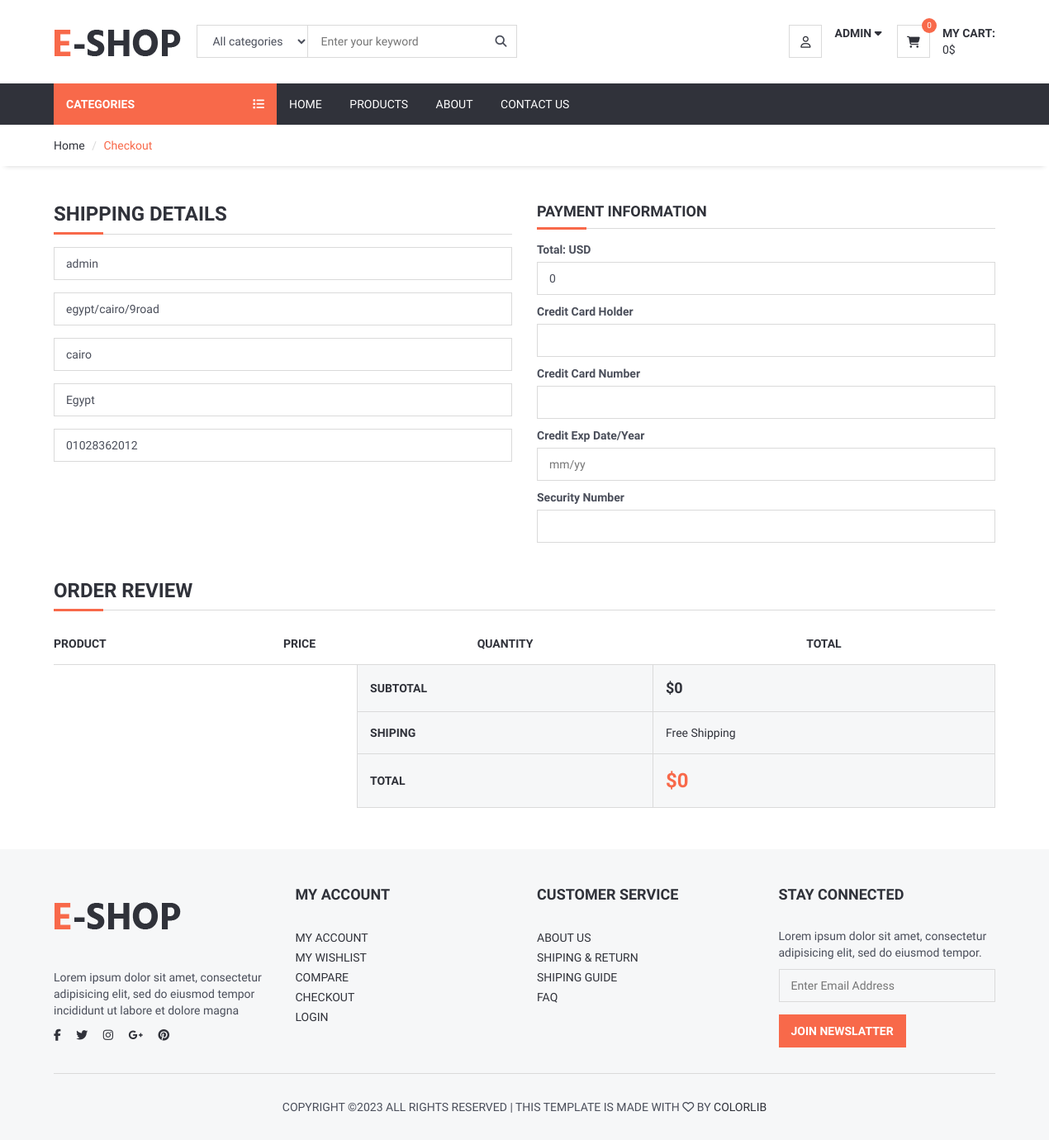
The page /order/checkout (signed in) on the database as committed earlier.
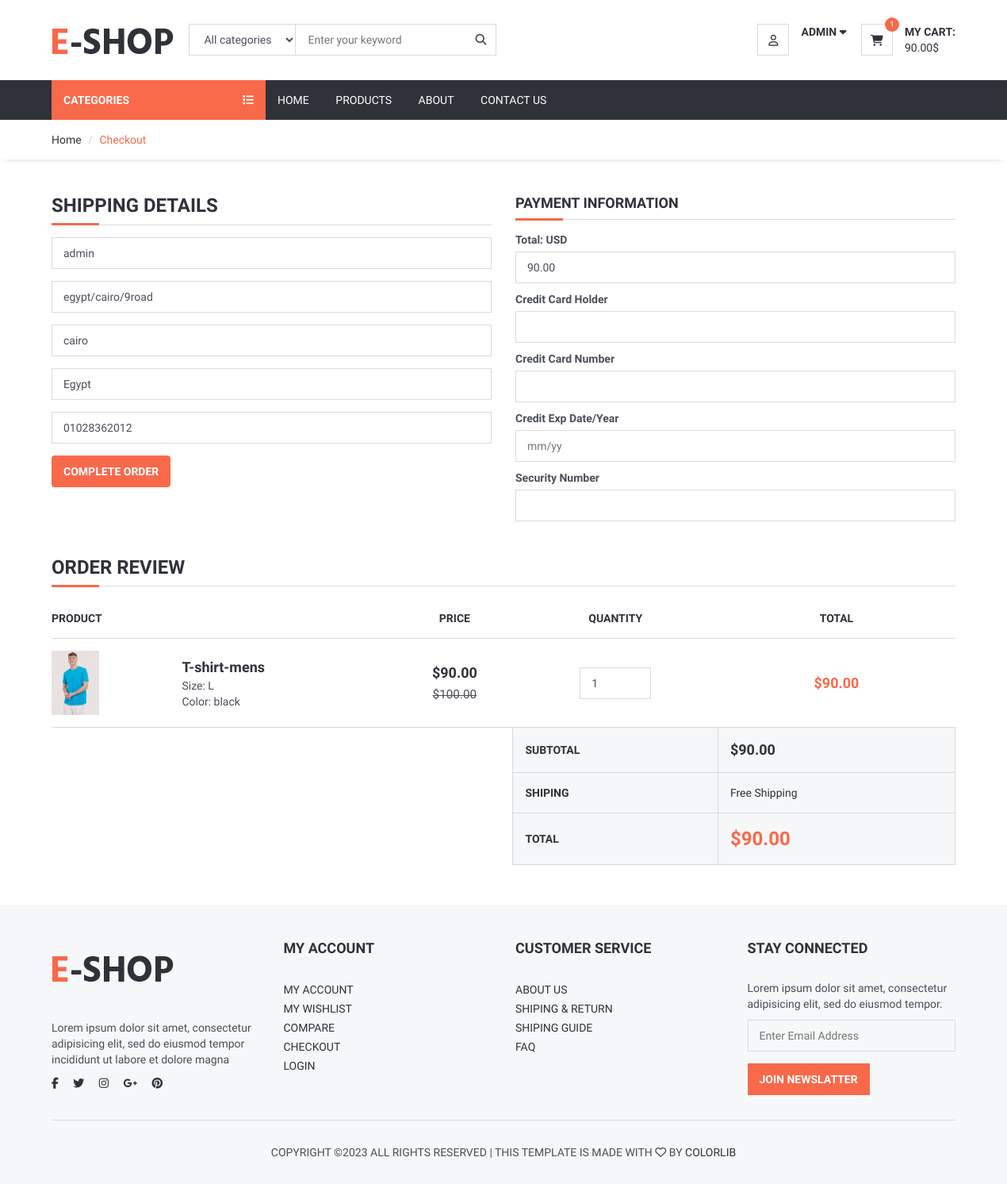
The same page on the database as committed later.
### shop/models.py (models this page shows, shortened)
class ProductImages(models.Model):
    product=models.ForeignKey(Product,on_delete=models.CASCADE ,related_name='productImage')
    image=models.ImageField(upload_to='product_images/' ,null=True , blank=True)

class ShopCart(models.Model):
    CHOICES=(
        ('pending','pending'),
        ('orderd','orderd')
    )
    user=models.ForeignKey(User, on_delete=models.CASCADE)
    product=models.ForeignKey(Product, on_delete=models.CASCADE,related_name='productCart')
    quantity=models.IntegerField(default=1, blank=True)
    variant=models.ForeignKey(Variant , on_delete=models.CASCADE, null=True , blank=True)
    date_created=models.DateTimeField(auto_now_add=True)
    date_updated=models.DateTimeField(auto_now=True)
    status=models.CharField(max_length=50 , choices=CHOICES, default='pending')
    @property
    def get_discount_price(self):
        total= self.product.get_total * self.quantity
        return total

class Product(models.Model):
    category = models.ForeignKey(Category, on_delete=models.CASCADE , related_name='product') #many to one relation with Category
    name = models.CharField(max_length=150)
    description = models.TextField(max_length=255, null=True , blank=True)
    price = models.DecimalField(max_digits=12, decimal_places=2,default=0)
    amount=models.IntegerField(default=0)
    discount=models.IntegerField()
    brand = models.CharField(max_length=150, null=True , blank=True)
    wishlist=models.ManyToManyField(User , related_name='productFav')
    slug = models.SlugField(null=True , blank=True)
    status=models.BooleanField(default=True)
    date_created=models.DateTimeField(auto_now_add=True)
    date_updated=models.DateTimeField(auto_now=True)
    class Meta:
        unique_together = ('name','slug')
        ordering=['-price']
    @property
    def get_total(self):
        total=self.price-(self.price * self.discount/100)
        return round(total,2)
    def __str__(self):
        return self.name

class Variant(models.Model):
    product=models.ForeignKey(Product,  on_delete=models.CASCADE,related_name='variant')
    size=models.ForeignKey(Size,  on_delete=models.CASCADE)
    color=models.ForeignKey(Color,  on_delete=models.CASCADE)
    image=models.ImageField(upload_to='variant_images' , null=True , blank=True)

class Size(models.Model):
    name=models.CharField(max_length=50)
    def __str__(self):
        return self.name

class Color(models.Model):
    name=models.CharField(max_length=50)
    code=models.CharField(max_length=150 , null=True , blank=True)
    def __str__(self):
        return self.name

### order/views.py (the view)
# urls.py: path('checkout',views.checkout, name='checkout'),
@login_required(login_url='login_page')
def checkout(request):
    carts=ShopCart.objects.filter(user=request.user,status='pending')
    profile=Profile.objects.get(user=request.user)
    if request.method=='POST':
        form=OrderForm(request.POST)
        if form.is_valid():
            data=Order()
            data.user=request.user
            data.name=form.cleaned_data['name']
            data.address=form.cleaned_data['address']
            data.city=form.cleaned_data['city']
            data.country=form.cleaned_data['country']
            data.phone=form.cleaned_data['phone']
            total=0
            for item in carts:
                if item.product.discount:
                    total+=item.get_discount_price
                else:
                    total+= item.get_price
            data.total=total
            data.code=get_random_string(5).upper()
            data.save()
            for cart in carts:
                data2=OrderProduct()
                data2.order=data
                data2.user=request.user
                data2.product=cart.product
                data2.quantity=cart.quantity
                if cart.variant:
                    data2.variant=cart.variant
                if cart.product.discount:
                    data2.price=cart.get_discount_price
                else:
                    data2.price=cart.get_price
                cart.status='orderd'
                cart.save()
                data2.save()
            return redirect('checkout')
        else:
            messages.warning(request , form.error)
    else:
        form=OrderForm()
    context={
        'profile':profile,
    }
    return render(request , 'checkout.html',context)

### shop/cart_context_processor.py (called while the page is built)
def get_cart(request):
    try:
        carts=ShopCart.objects.filter(user=request.user,status='pending')
        total=0
        total_quantity=0
        for item in carts:
            if item.product.discount:
                total+=item.get_discount_price
            else:
                total+= item.get_price
        for item in carts:
            total_quantity+=item.quantity
        return{
            "carts":carts,
            "total":total,
            "total_quantity":total_quantity,
        }
    except:
        return{
            "carts":None,
            "total":0,
            "total_quantity":0,
        }

### shop/templatetags/template_tags.py (called while the page is built)
@register.simple_tag
def categorys_tags():
    return Category.objects.all()

### shop/templates/checkout.html (shortened to what the changed rows need)
{% extends 'base.html' %}
{% block 'content' %}
	<div class="section">
		<div class="container">
			<div class="row">
				<form method='POST' id="checkout-form" class="clearfix">
					<div class="col-md-6">
						<div class="billing-details">
							{% if carts %}
							<div class="form-group">
                                <button  type="submit" class="btn primary-btn">Complete Order</button>
                            </div>
							{% endif %}
							<br>
						</div>
					</div>
					<div class="col-md-6">
                        <div class="shiping-methods">
                            <p><label for="id_first_name">Total:  USD </label>
                                <input type="text" name="total" class="input" disabled value={{ total }} ></p>
                        </div>
                    </div>
				</form>
				<div class="col-md-12">
					<div class="order-summary clearfix">
						<table class="shopping-cart-table table">
							<thead>
								<tr>
									<th>Product</th>
									<th></th>
									<th class="text-center">Price</th>
									<th class="text-center">Quantity</th>
									<th class="text-center">Total</th>
								</tr>
							</thead>
							<tbody>
								{% for cart in carts  %}
								<tr>
									{% for image  in cart.product.productImage.all|slice:'1' %}
										<td class="thumb"><img src="{{image.image.url}}" alt=""></td>
									{% endfor %}
									<td class="details">
										<a href="#">{{cart.product}}</a>
										<ul>
											<li><span>Size: {{cart.variant.size}}</span></li>
											<li><span>Color: {{cart.variant.color}}</span></li>
										</ul>
									</td>
									{% if cart.product.discount %}
										<td class="price text-center"><strong>${{cart.product.get_total}}</strong><br><del class="font-weak"><small>${{cart.product.price}}</small></del></td>
									{% else %}
										<td class="price text-center"><strong>${{cart.product.price}}</strong><br></td>
									{% endif %}
									<td class="qty text-center"><input class="input" type="number" disabled value="{{cart.quantity}}"></td>
									{% if cart.product.discount %}
										<td class="total text-center"><strong class="primary-color">${{cart.get_discount_price}}</strong></td>
									{% else %}
										<td class="total text-center"><strong class="primary-color">${{cart.get_price}}</strong></td>
									{% endif %}
								</tr>
								{% endfor %}
							</tbody>
							<tfoot>
								<tr>
									<th class="empty" colspan="3"></th>
									<th>SUBTOTAL</th>
									<th colspan="2" class="sub-total">${{total}}</th>
								</tr>
								<tr>
									<th class="empty" colspan="3"></th>
									<th>SHIPING</th>
								</tr>
								<tr>
									<th class="empty" colspan="3"></th>
									<th>TOTAL</th>
									<th colspan="2" class="total">${{total}}</th>
								</tr>
							</tfoot>
						</table>
					</div>
				</div>
			</div>
		</div>
	</div>
{% endblock 'content' %}

### shop/templates/base.html (shortened to what the changed rows need)
<!DOCTYPE html>
{% load static %}
{% load template_tags %}
{% categorys_tags as categorys  %}
<html lang="en">
<head>
	<link type="text/css" rel="stylesheet" href="{% static 'css/bootstrap.min.css' %}" />
	<link type="text/css" rel="stylesheet" href="{% static 'css/slick.css' %}" />
	<link type="text/css" rel="stylesheet" href="{% static 'css/slick-theme.css' %}" />
	<link type="text/css" rel="stylesheet" href="{% static 'css/nouislider.min.css' %}" />
	<link rel="stylesheet" href="{% static 'css/font-awesome.min.css' %}">
	<link type="text/css" rel="stylesheet" href="{% static 'css/style.css' %}" />
</head>
<body>
		<header>
			<div id="header">
				<div class="container">
					<div class="pull-right">
						<ul class="header-btns">
							<li class="header-cart dropdown default-dropdown">
								<a class="dropdown-toggle" data-toggle="dropdown" aria-expanded="true">
									<div class="header-btns-icon">
										<i class="fa fa-shopping-cart"></i>
										<span class="qty">{{total_quantity}}</span>
									</div>
									<strong class="text-uppercase">My Cart:</strong>
									<br>
									<span>{{total}}$</span>
								</a>
							</li>
						</ul>
					</div>
				</div>
			</div>
		</header>
    {% block 'content' %}
    {% endblock %}
</body>
</html>

Rows that differ between the two databases and show on the page:
added ShopCart: product "T-shirt-mens", variant.size "L", variant.color "black", product.get_total "90.00", product.price "100.00", quantity "1", get_discount_price "90.00"
now on this page (row unchanged): ProductImages: image (picture)
Other text that changed with them:
{{ total_quantity }}: "0" → "1"
{{ total }}: "0" → "90.00"
form field total: "0" → "90.00"
text now shown: "COMPLETE ORDER"
